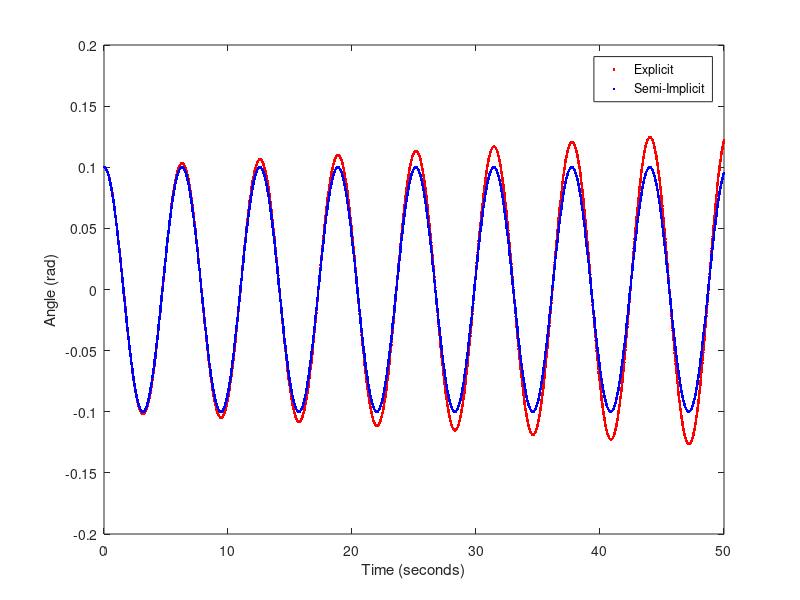
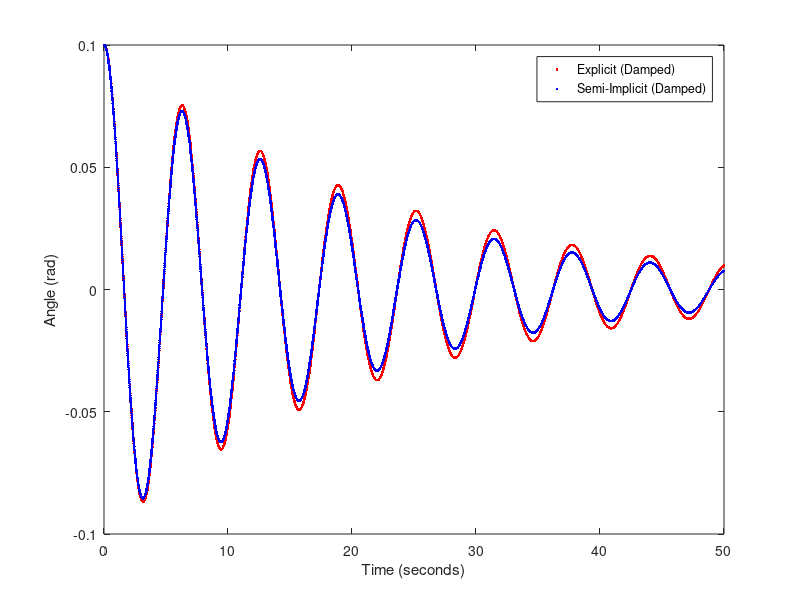

Write the MATLAB code that produced these figures, in order.
%Write a MATLAB program that simulates pendulum
%Simulates a Pendelum for 4 types of motion and creates angle vs. time graphs
%Duncan Di Mauro
%805163177

clc; close all; clear all;

%% Given Values

%Note: "exp" means we are using the explicit Euler method and "semi"
%means we are using the semi-implicit Euler method. The word "damp" after
%the variable means that it is affected by damping

%Initial Angle and Angular Velocity Values

w_exp_k = 0;
w_semi_k = 0;
wdamp_exp_k = 0;
wdamp_semi_k = 0;
theta_exp_k = 0.1;
theta_semi_k = 0.1;
thetadamp_exp_k = 0.1;
thetadamp_semi_k = 0.1;

g = 10;
L = 10;
d = 0.01;

t_initial = 0;
t_final = 50;
delta_t = 0.01;
t_steps = ceil((t_final - t_initial)/delta_t);

w_exp = zeros(1, t_steps);
w_semi = zeros(1, t_steps);
wdamp_exp = zeros(1, t_steps);
wdamp_semi = zeros(1, t_steps);
theta_exp = zeros(1, t_steps);
theta_semi = zeros(1, t_steps);
thetadamp_exp = zeros(1, t_steps);
thetadamp_semi = zeros(1, t_steps);
t = linspace(t_initial, t_final, t_steps);

%% Loop to find, store, and plot values of theta over given time interval

for k = 1:t_steps
    
    %Explicit Method
    
    w_exp(k) = w_exp_k;
    theta_exp(k) = theta_exp_k;
    
    w_exp_kp1 = w_exp_k - delta_t*(g/L)*sin(theta_exp_k);
    theta_exp_kp1 = theta_exp_k + delta_t*w_exp_k; 
    
    w_exp_k = w_exp_kp1;
    theta_exp_k = theta_exp_kp1;
    
    %Semi-Implicit Method
    
    w_semi(k) = w_semi_k;
    theta_semi(k) = theta_semi_k;
    
    w_semi_kp1 = w_semi_k - delta_t*(g/L)*sin(theta_semi_k);
    theta_semi_kp1 = theta_semi_k + delta_t*w_semi_kp1; 
    
    w_semi_k = w_semi_kp1;
    theta_semi_k = theta_semi_kp1;
    
    %Explicit Method Damping
    
    wdamp_exp(k) = wdamp_exp_k;
    thetadamp_exp(k) = thetadamp_exp_k;
    
    wdamp_exp_kp1 = wdamp_exp_k - delta_t*((g/L)*sin(thetadamp_exp_k) + ...
        wdamp_exp_k*L*d);
    thetadamp_exp_kp1 = thetadamp_exp_k + delta_t*wdamp_exp_k; 
    
    wdamp_exp_k = wdamp_exp_kp1;
    thetadamp_exp_k = thetadamp_exp_kp1;
    
    %Semi-Implicit Method Damping
    
    wdamp_semi(k) = wdamp_semi_k;
    thetadamp_semi(k) = thetadamp_semi_k;
    
    wdamp_semi_kp1 = wdamp_semi_k - delta_t*((g/L)*sin(thetadamp_semi_k) + ...
        wdamp_semi_k*L*d);
    thetadamp_semi_kp1 = thetadamp_semi_k + delta_t*wdamp_semi_kp1; 
    
    wdamp_semi_k = wdamp_semi_kp1;
    thetadamp_semi_k = thetadamp_semi_kp1;
    
    
end

%% Plotting Graphs

%Plotting/labelling graph for Explicit and Semi-Implicit Methods

figure(1);
plot(t,theta_exp,'r.');
hold on
plot(t,theta_semi, 'b.');
hold on
xlabel('Time (seconds)');
ylabel('Angle (rad)');
legend('Explicit','Semi-Implicit')
saveas(figure(1), 'Figure 1')

%Plotting/labelling graph for Explicit and Semi-Implicit Methods with Damping

figure(2);
plot(t,thetadamp_exp,'r.');
hold on
plot(t,thetadamp_semi, 'b.');
hold on
xlabel('Time (seconds)');
ylabel('Angle (rad)');
legend('Explicit (Damped)','Semi-Implicit (Damped)')
saveas(figure(2), 'Figure 2')
